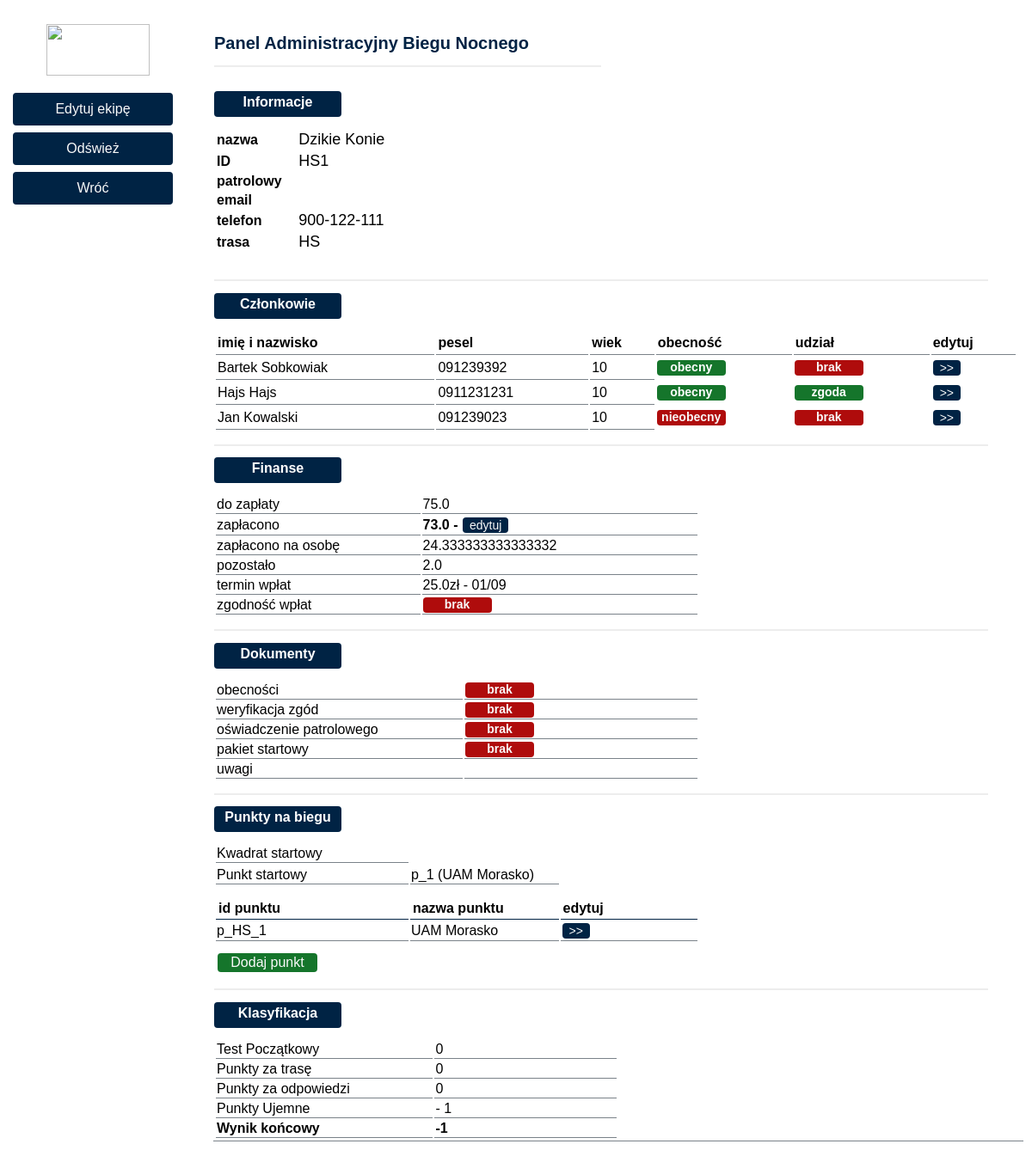
Before: /ekipa/1 (signed in) with the older database file.
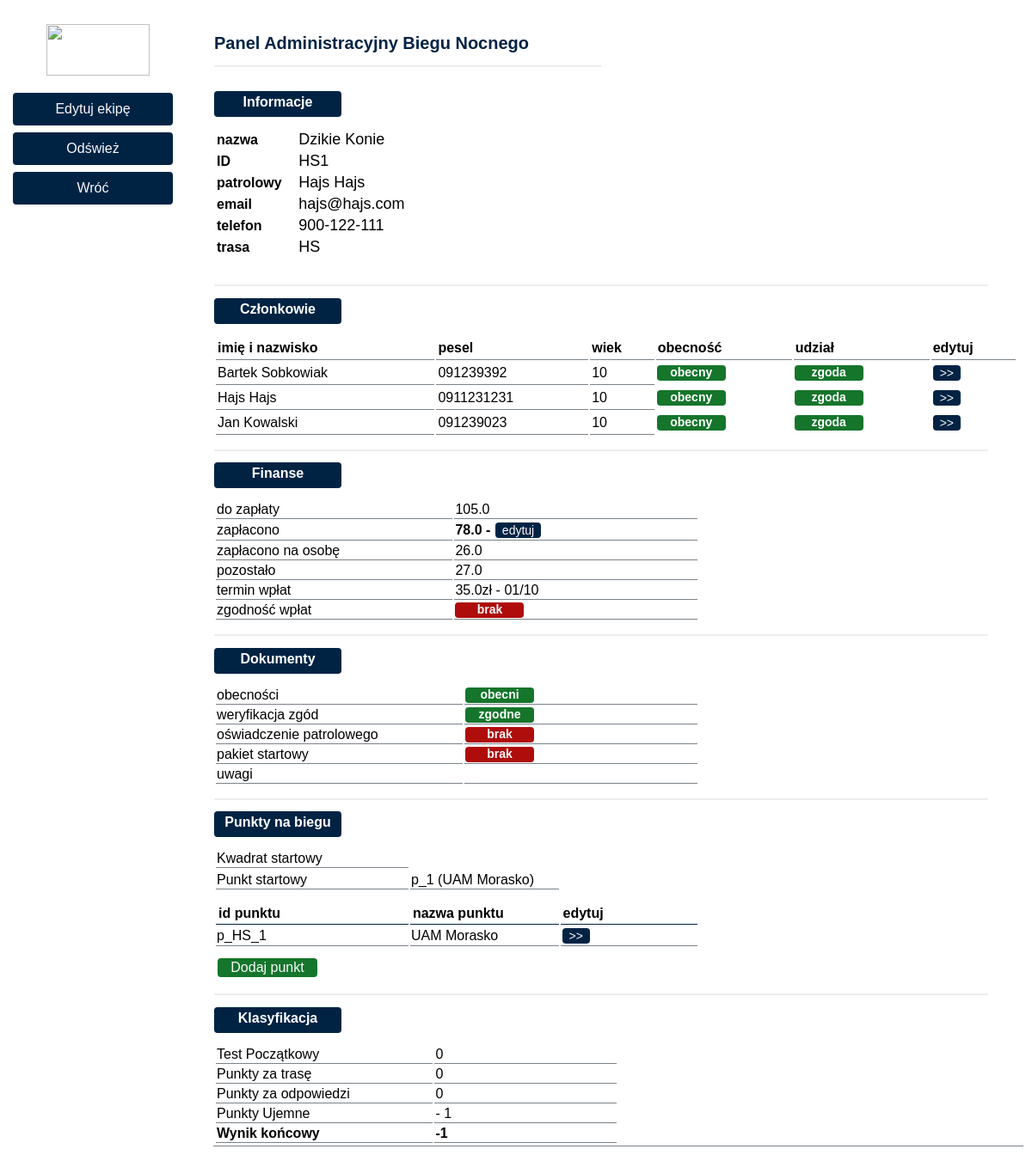
After: the same page with the newer database file.
### baza/models.py (models this page shows, shortened)
class Uczestnik(models.Model):
    imie_nazwisko = models.CharField(max_length=64)
    id =  models.AutoField(primary_key=True)
    pesel = models.CharField(max_length=64)
    wiek = models.CharField(max_length=2, default='10', blank=True)
    mail = models.EmailField(max_length=64, blank=True)
    adres = models.CharField(max_length=64, blank=True)
    czy_patrolowy = models.BooleanField(default=False)
    obecnosc = models.BooleanField(default=False)
    zgoda_na_udzial = models.BooleanField(default=False)
    uwagi = models.CharField(max_length=256, default="", blank=True)
    class Meta:
        ordering = ('imie_nazwisko',)

class Ekipa(models.Model):
    TRASY = (
        ('HS', 'Starszoharcerska'),
        ('W', 'Wedrownicza'),
        ('R', 'Rowerowa'),)
    PUNKTY = (
        (Punkt_W, 'P Wedrownicza'),
        (Punkt_R, 'P Rowerowa'),)
    nazwa =  models.CharField(max_length=64,default='')
    id =  models.AutoField(primary_key=True)
    trasa =  models.CharField(max_length=2, choices=TRASY, default='HS')
    telefon =  models.CharField(max_length=64, default='')
    zaplacono = models.FloatField(default=0)
    termin_wplat = models.ManyToManyField(Termin, blank=True)
    czlonkowie = models.ManyToManyField(Uczestnik)
    ile_osob = models.IntegerField(default=1)
    lp = models.IntegerField(default=0)
    do_zaplaty = models.FloatField(default=0)
    zaplacono_na_osobe = models.FloatField(default=0)
    pozostalo = models.FloatField(default=0)
    zgodnosc_wplat = models.BooleanField(default=False)
    oswiadczenie_patrolowego = models.BooleanField(default=False)
    obecnosci = models.BooleanField(default=False)
    weryfikacja_zgod = models.BooleanField(default=False)
    pakiet_startowy = models.BooleanField(default=False)
    ile_wege = models.IntegerField(default=0)
    uwagi = models.CharField(max_length=256, default="", blank=True)
    kwadrat_startowy = models.ManyToManyField(Kwadrat, blank=True)
    punkt_startowy = models.ManyToManyField(Punkt_HS, blank=True)
    punkty_bieg = models.ManyToManyField(Zgloszenie_HS, blank=True)
    test_poczatkowy = models.IntegerField(default=0)
    punkty_za_trase = models.IntegerField(default=0)
    punkty_za_odpowiedzi = models.IntegerField(default=0)
    punkty_ujemne = models.IntegerField(default=0)
    wynik_koncowy = models.IntegerField(default=0)
    class Meta:
        ordering = ('id',)

class Termin (models.Model):
    id =  models.AutoField(primary_key=True)
    termin = models.CharField(max_length=64)
    kwota = models.FloatField(default=0)
    def __str__(self):
        return f"{self.kwota}zł - {self.termin}"
    class Meta:
        ordering = ('id',)

class Punkt (models.Model):
    id =  models.AutoField(primary_key=True)
    numer = models.IntegerField(default=0)
    kod = models.CharField(max_length=3, blank=True)
    nazwa = models.CharField(max_length=128, blank=True)
    skrzyzowanie = models.CharField(max_length=128, blank=True)
    adres = models.CharField(max_length=128, blank=True)
    opis_zawieszenia_1 = models.CharField(max_length=256, blank=True)
    opis_zawieszenia_2 = models.CharField(max_length=256, blank=True)
    opis = models.CharField(max_length=1024, blank=True)
    pytanie = models.CharField(max_length=256, blank=True)
    odpowiedz = models.CharField(max_length=256, blank=True)
    dojscie = models.CharField(max_length=256, blank=True)
    foto = models.ImageField(blank=True, upload_to='baza/static/foto/', default='baza/static/foto/{self.id}.jpg')
    punktowy = models.CharField(max_length=64, blank=True)
    uwagi = models.CharField(max_length=256, blank=True)
    def __str__(self):
        return f"p_{self.numer} ({self.nazwa})"
    class Meta:
        ordering = ('numer',)

class Punkt_HS (Punkt):
    trasa =  models.CharField(max_length=2, default='HS', blank=True)

class Punkt (models.Model):
    id =  models.AutoField(primary_key=True)
    numer = models.IntegerField(default=0)
    kod = models.CharField(max_length=3, blank=True)
    nazwa = models.CharField(max_length=128, blank=True)
    skrzyzowanie = models.CharField(max_length=128, blank=True)
    adres = models.CharField(max_length=128, blank=True)
    opis_zawieszenia_1 = models.CharField(max_length=256, blank=True)
    opis_zawieszenia_2 = models.CharField(max_length=256, blank=True)
    opis = models.CharField(max_length=1024, blank=True)
    pytanie = models.CharField(max_length=256, blank=True)
    odpowiedz = models.CharField(max_length=256, blank=True)
    dojscie = models.CharField(max_length=256, blank=True)
    foto = models.ImageField(blank=True, upload_to='baza/static/foto/', default='baza/static/foto/{self.id}.jpg')
    punktowy = models.CharField(max_length=64, blank=True)
    uwagi = models.CharField(max_length=256, blank=True)
    def __str__(self):
        return f"p_{self.numer} ({self.nazwa})"
    class Meta:
        ordering = ('numer',)

class Zgloszenie (models.Model):
    id =  models.AutoField(primary_key=True)
    podpowiedz = models.BooleanField(default=False)
    zawieszenie = models.BooleanField(default=False)
    brak_punktu = models.BooleanField(default=False)
    uwagi = models.CharField(max_length=256, blank=True)
    class Meta:
        ordering = ('id',)

class Zgloszenie_HS (Zgloszenie):
    punkt = models.ForeignKey(Punkt_HS, on_delete=models.CASCADE )

### baza/views.py (the view)
# urls.py: path("ekipa/<int:team_id>", views.otworz_szczegoly_ekipy),
@user_passes_test(lambda u: u.has_perm('baza.Ekipy'))
def otworz_szczegoly_ekipy(request, team_id):
    ekipy = Ekipa
    for i in range(5): ekipa = odswiez_widok(request, team_id, ekipy)
    context = {
        "ekipa": ekipa,
        "Uczestnik":Uczestnik.objects.all(), # wszyscy uczestnicy
        "ZaliczonyPunkt":ekipa.punkty_bieg.all(),
        "Uczestnicy": ekipa.czlonkowie.all(), # konkretnego zespolu
        "Termin": ekipa.termin_wplat.all(),
        "Kwadrat": ekipa.kwadrat_startowy.all(),
        "PunktStartowy": ekipa.punkt_startowy.all(),
    }
    return render(request, "baza/ekipa_szczegol.html", context)

### baza/templates/baza/ekipa_szczegol.html (shortened to what the changed rows need)
{% extends "baza/wzor.html" %}
{% block content %}
<div class="w3-responsive"> <table> <tr>
    <td >
        <h1> Panel Administracyjny Biegu Nocnego </h1>
        <h2> Informacje </h2>
        <table style="width:100%">
             <tr>
                  <td id="boldtable">nazwa</td>
                  <td id="emptytable">{{ ekipa.nazwa }}</td>
                  <td id="emptyspace"></td>
            </tr>
            <tr>
                  <td id="boldtable">ID</td>
                  <td id="emptytable">{{ ekipa.trasa }}{{ekipa.id}}</td>
                  <td id="emptyspace"></td>
            </tr>
            <tr>
                 <td id="boldtable">patrolowy</td>
                 {% for Uczestnik in Uczestnicy %}
                 {% if Uczestnik.czy_patrolowy %}
                 <td id="emptytable">{{ Uczestnik.imie_nazwisko }}</td>
                 {% endif %}
                 {% endfor %}
                 <td id="emptyspace"></td>
            </tr>
            <tr>
                 <td id="boldtable">email</td>
                 {% for Uczestnik in Uczestnicy %}
                 {% if Uczestnik.czy_patrolowy %}
                 <td id="emptytable">{{ Uczestnik.mail }}</td>
                 {% endif %}
                 {% endfor %}
                 <td id="emptyspace"></td>
            </tr>
            <tr>
                 <td id="boldtable">telefon</td>
                 <td id="emptytable">{{ ekipa.telefon }}</td>
                 <td id="emptyspace"></td>
            </tr>
            <tr>
                 <td id="boldtable">trasa</td>
                 <td id="emptytable">{{ ekipa.trasa }}</td>
                 <td id="emptyspace"></td>
            </tr>
        </table>
        <h2> Członkowie </h2>
        <table style="width:100%">
        <tr>
            <th id="memberstable" > imię i nazwisko </th>
            <th id="memberstable" > pesel </th>
            <th id="memberstable" > wiek </th>
            <th id="memberstable" > obecność </th>
            <th id="memberstable" > udział </th>
            <th id="memberstable" > edytuj </th>
         {% for Uczestnik in Uczestnicy %}
         <tr>
           <td id="memberstable" width="15%">{{ Uczestnik.imie_nazwisko }}</td>
           <td id="memberstable" width="5%">{{ Uczestnik.pesel }}</td>
           <td id="memberstable" width="20%">{{ Uczestnik.wiek }}</td>
           {% if Uczestnik.obecnosc %}
               <td  id="emptyspace"> <div  id="accept"> obecny </div> </td>
               {% else %}
               <td  id="emptyspace"> <div id="warning"> nieobecny </div></td>
           {% endif %}
           {% if Uczestnik.zgoda_na_udzial %}
                <td  id="emptyspace"> <div  id="accept"> zgoda </div> </td>
               {% else %}
               <td  id="emptyspace"> <div id="warning"> brak </div></td>
           {% endif %}
           <td width="30%" id="emptyspace">
               <a target="_blank" rel="noopener noreferrer" href="/admin/baza/uczestnik/{{Uczestnik.id}}/change/" class="button2">
                   >>
                </a></td>
           <td width="30%" id="emptyspace"></td>
           {% endfor %}
         </tr>
        </table>
        <h2> Finanse </h2>
        <table style="width:60%">
             <tr>
                  <td >do zapłaty</td>
                  <td>{{ ekipa.do_zaplaty }}</td>
            </tr>
            <tr>
                  <td>
                      <b>{{ ekipa.zaplacono }}     -     </b>
                      <a target="_blank" rel="noopener noreferrer" href="/admin/baza/ekipa/{{ekipa.id}}/change#id_zaplacono" class="button2">
                        edytuj
                        </a>
                    </td>
            </tr>
            <tr>
                 <td>zapłacono na osobę</td>
                 <td >{{ ekipa.zaplacono_na_osobe }}</td>
            </tr>
            <tr>
                 <td>pozostało</td>
                 <td>{{ ekipa.pozostalo }}</td>
            </tr>
            <tr>
                 <td>termin wpłat</td>
                 {% for Terminy in Termin %}
                      <td >{{ Terminy }}</td>
                 {% endfor %}
            </tr>
        </table>
        <h2> Dokumenty </h2>
        <table style="width:60%">
            <tr>
                 <td>
                     {% if ekipa.obecnosci %}
                     <div id="accept">obecni</div>
                     {% else %}
                     <div id="warning">brak</div>
                     {% endif %}
                 </td>
            </tr>
            <tr>
                 <td>
                     {% if ekipa.weryfikacja_zgod %}
                     <div id="accept">zgodne</div>
                     {% else %}
                     <div id="warning">brak</div>
                     {% endif %}
                 </td>
            </tr>
        </table>
        <h2> Punkty na biegu </h2>
        <table style="width:60%">
            <tr>
            <tr>
            <tr>
                <td> Punkt startowy</td>
                {% for Punkt in PunktStartowy %}
                     <td >{{ Punkt }}</td>
                {% endfor %}
            <tr>
                <td id="emptyspace">
                </td>
            </tr>
            <tr>
                <th> id punktu </th>
                <th> nazwa punktu </th>
                <th> edytuj </th>
            </tr>
         {% for Punkt in ZaliczonyPunkt %}
             <tr>
               <td>p_{{ Punkt.punkt.trasa }}_{{ Punkt.punkt.numer }}</td>
               <td>{{ Punkt.punkt.nazwa }}</td>
               <td >
                   <a target="_blank" rel="noopener noreferrer" href="/admin/baza/zaliczonypunkt/{{Punkt.id}}/change/" class="button2">
                       >>
                    </a></td>
               {% endfor %}
             </tr>
             <tr>
                 <td  id="emptyspace">
                  </td>
            </tr>
        </table>
        <h2> Klasyfikacja </h2>
        <table style="width:50%">
            <tr>
                <td> Test Początkowy </td>
                <td> {{ekipa.test_poczatkowy}} </td>
           </tr>
           <tr>
             <td> Punkty za trasę</td>
             <td> {{ ekipa.punkty_za_trase }}</td>
           </tr>
           <tr>
             <td> Punkty za odpowiedzi</td>
             <td> {{ ekipa.punkty_za_odpowiedzi }}</td>
           </tr>
             <tr>
               <td> Punkty Ujemne </td>
               <td>- {{ ekipa.punkty_ujemne }}</td>
             </tr>
             <tr>
               <td><b> {{ ekipa.wynik_koncowy }}</b></td>
             </tr>
        </table>
</td></tr></table></div>
{%endblock%}

Changed rows visible on the page:
no longer on this page (row unchanged): Termin: kwota+termin "25.0zł - 01/09"
changed Ekipa "Dzikie Konie": do_zaplaty "75.0" → "105.0"; zaplacono "73.0" → "78.0"; zaplacono_na_osobe "24.333333333333332" → "26.0"; pozostalo "2.0" → "27.0"; obecnosci False → True (drawn); weryfikacja_zgod False → True (drawn)
now on one of the page's lists (row edited): Uczestnik: imie_nazwisko "Hajs Hajs", mail "hajs@hajs.com"
changed Uczestnik "Bartek Sobkowiak": zgoda_na_udzial "brak" → "zgoda"
changed Uczestnik "Jan Kowalski": obecnosc "nieobecny" → "obecny"; zgoda_na_udzial "brak" → "zgoda"
now on this page (row unchanged): Termin: kwota+termin "35.0zł - 01/10"
Other visible differences:
text no longer shown: "brak brak"
text now shown: "obecni zgodne"
